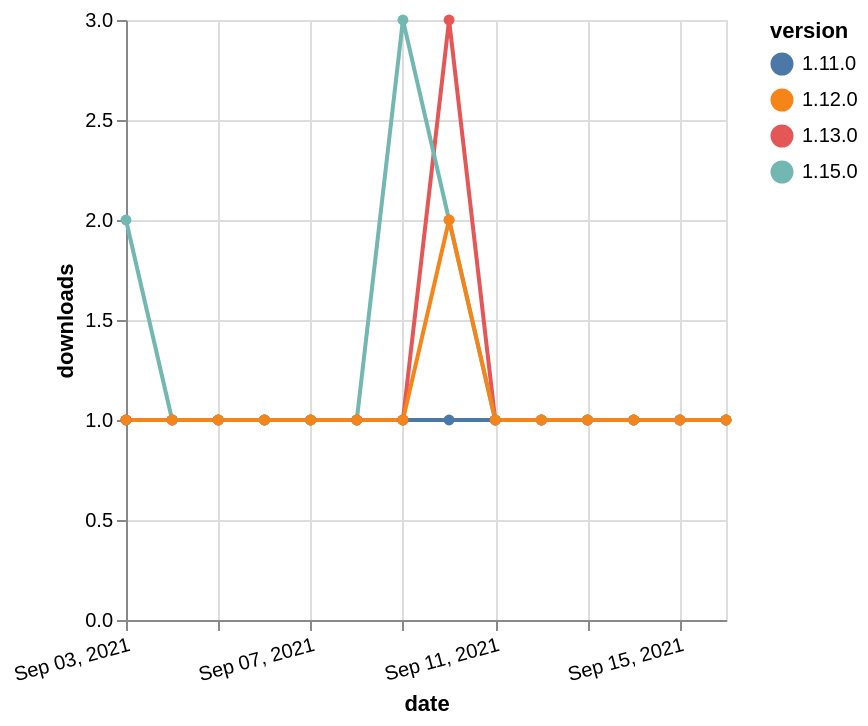

Vega-Lite specification stored for this chart:
### Vega-Lite specification from a JSON file in a GitHub repository (floating-point values rounded to 4 significant figures)
{"$schema": "https://vega.github.io/schema/vega-lite/v5.json", "description": "A simple bar chart with embedded data.", "data": {"values": [{"date": "2021-09-03", "total": 212, "delta": 1, "version": "1.11.0"}, {"date": "2021-09-04", "total": 213, "delta": 1, "version": "1.11.0"}, {"date": "2021-09-05", "total": 214, "delta": 1, "version": "1.11.0"}, {"date": "2021-09-06", "total": 215, "delta": 1, "version": "1.11.0"}, {"date": "2021-09-07", "total": 216, "delta": 1, "version": "1.11.0"}, {"date": "2021-09-08", "total": 217, "delta": 1, "version": "1.11.0"}, {"date": "2021-09-09", "total": 218, "delta": 1, "version": "1.11.0"}, {"date": "2021-09-10", "total": 219, "delta": 1, "version": "1.11.0"}, {"date": "2021-09-11", "total": 220, "delta": 1, "version": "1.11.0"}, {"date": "2021-09-12", "total": 221, "delta": 1, "version": "1.11.0"}, {"date": "2021-09-13", "total": 222, "delta": 1, "version": "1.11.0"}, {"date": "2021-09-14", "total": 223, "delta": 1, "version": "1.11.0"}, {"date": "2021-09-15", "total": 224, "delta": 1, "version": "1.11.0"}, {"date": "2021-09-16", "total": 225, "delta": 1, "version": "1.11.0"}, {"date": "2021-09-03", "total": 280, "delta": 1, "version": "1.13.0"}, {"date": "2021-09-04", "total": 281, "delta": 1, "version": "1.13.0"}, {"date": "2021-09-05", "total": 282, "delta": 1, "version": "1.13.0"}, {"date": "2021-09-06", "total": 283, "delta": 1, "version": "1.13.0"}, {"date": "2021-09-07", "total": 284, "delta": 1, "version": "1.13.0"}, {"date": "2021-09-08", "total": 285, "delta": 1, "version": "1.13.0"}, {"date": "2021-09-09", "total": 286, "delta": 1, "version": "1.13.0"}, {"date": "2021-09-10", "total": 289, "delta": 3, "version": "1.13.0"}, {"date": "2021-09-11", "total": 290, "delta": 1, "version": "1.13.0"}, {"date": "2021-09-12", "total": 291, "delta": 1, "version": "1.13.0"}, {"date": "2021-09-13", "total": 292, "delta": 1, "version": "1.13.0"}, {"date": "2021-09-14", "total": 293, "delta": 1, "version": "1.13.0"}, {"date": "2021-09-15", "total": 294, "delta": 1, "version": "1.13.0"}, {"date": "2021-09-16", "total": 295, "delta": 1, "version": "1.13.0"}, {"date": "2021-09-03", "total": 114, "delta": 2, "version": "1.15.0"}, {"date": "2021-09-04", "total": 115, "delta": 1, "version": "1.15.0"}, {"date": "2021-09-05", "total": 116, "delta": 1, "version": "1.15.0"}, {"date": "2021-09-06", "total": 117, "delta": 1, "version": "1.15.0"}, {"date": "2021-09-07", "total": 118, "delta": 1, "version": "1.15.0"}, {"date": "2021-09-08", "total": 119, "delta": 1, "version": "1.15.0"}, {"date": "2021-09-09", "total": 122, "delta": 3, "version": "1.15.0"}, {"date": "2021-09-10", "total": 124, "delta": 2, "version": "1.15.0"}, {"date": "2021-09-11", "total": 125, "delta": 1, "version": "1.15.0"}, {"date": "2021-09-12", "total": 126, "delta": 1, "version": "1.15.0"}, {"date": "2021-09-13", "total": 127, "delta": 1, "version": "1.15.0"}, {"date": "2021-09-14", "total": 128, "delta": 1, "version": "1.15.0"}, {"date": "2021-09-15", "total": 129, "delta": 1, "version": "1.15.0"}, {"date": "2021-09-16", "total": 130, "delta": 1, "version": "1.15.0"}, {"date": "2021-09-03", "total": 174, "delta": 1, "version": "1.12.0"}, {"date": "2021-09-04", "total": 175, "delta": 1, "version": "1.12.0"}, {"date": "2021-09-05", "total": 176, "delta": 1, "version": "1.12.0"}, {"date": "2021-09-06", "total": 177, "delta": 1, "version": "1.12.0"}, {"date": "2021-09-07", "total": 178, "delta": 1, "version": "1.12.0"}, {"date": "2021-09-08", "total": 179, "delta": 1, "version": "1.12.0"}, {"date": "2021-09-09", "total": 180, "delta": 1, "version": "1.12.0"}, {"date": "2021-09-10", "total": 182, "delta": 2, "version": "1.12.0"}, {"date": "2021-09-11", "total": 183, "delta": 1, "version": "1.12.0"}, {"date": "2021-09-12", "total": 184, "delta": 1, "version": "1.12.0"}, {"date": "2021-09-13", "total": 185, "delta": 1, "version": "1.12.0"}, {"date": "2021-09-14", "total": 186, "delta": 1, "version": "1.12.0"}, {"date": "2021-09-15", "total": 187, "delta": 1, "version": "1.12.0"}, {"date": "2021-09-16", "total": 188, "delta": 1, "version": "1.12.0"}]}, "width": "container", "mark": {"type": "line", "point": {"filled": true}}, "encoding": {"x": {"field": "date", "type": "temporal", "timeUnit": "yearmonthdate", "title": "date", "axis": {"labelAngle": -15}}, "y": {"field": "delta", "type": "quantitative", "title": "downloads"}, "color": {"field": "version", "type": "nominal"}, "tooltip": {"field": "delta"}}}
